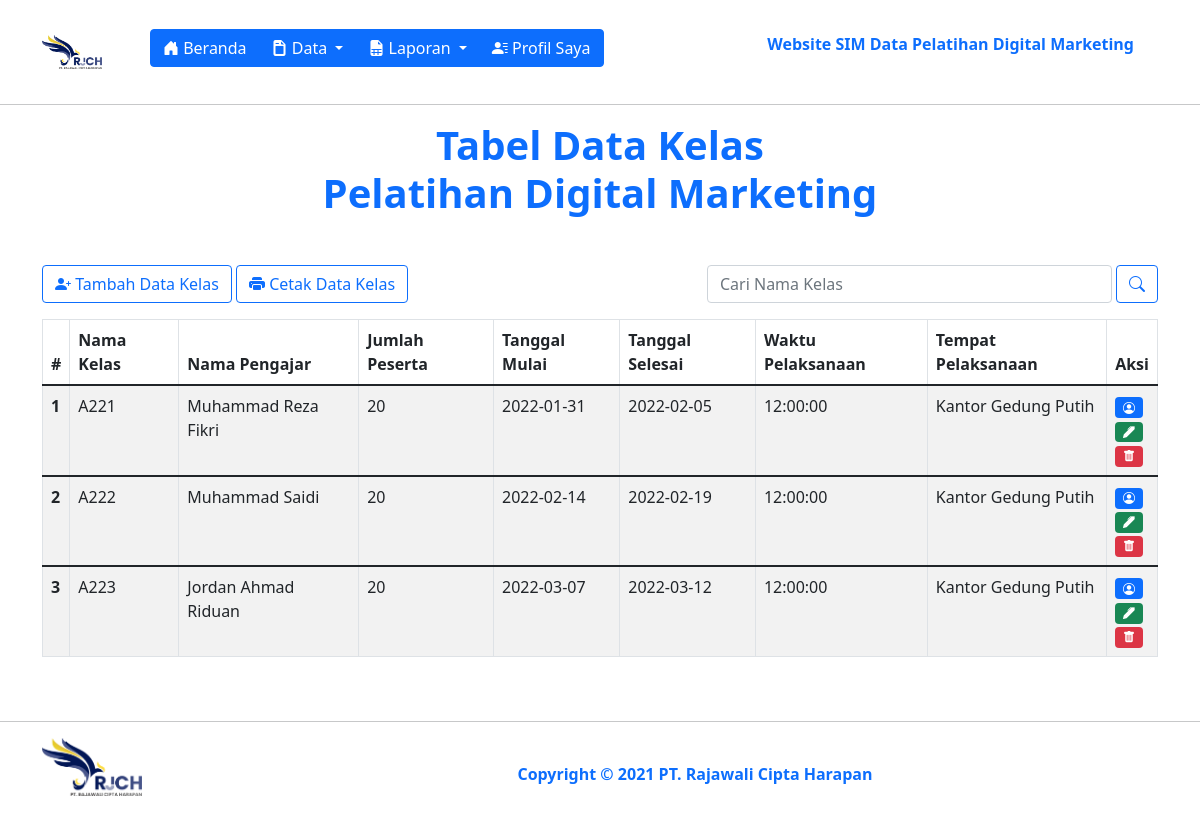
Screenshot of /data/user_admin/kelas/kelas_show.php (signed in) with the database file from the repository.
### tables this page shows
CREATE TABLE `tb_kelas` (
  `id_kelas` int(11) NOT NULL,
  `nama_kelas` varchar(25) NOT NULL,
  `nama_pengajar` varchar(255) NOT NULL,
  `jumlah_peserta` int(2) NOT NULL DEFAULT 0,
  `tanggal_mulai` date NOT NULL,
  `tanggal_selesai` date NOT NULL,
  `waktu_pelaksanaan` time NOT NULL,
  `tempat_pelaksanaan` varchar(255) NOT NULL
);

### data/user_admin/kelas/kelas_functions.php (called while the page is built, shortened)
<?php
$conn = mysqli_connect("localhost", "root", "", "db_pelatihan_digital_marketing");
function queryTampilKelas($queryTampilKelas) {
  global $conn;
  $result = mysqli_query($conn, $queryTampilKelas);
  $rows = [];
  while ($row = mysqli_fetch_assoc($result)) {
    $rows[] = $row;
  }
  return $rows;
}
?>

### data/user_admin/kelas/kelas_show.php (the view, shortened to what this page needs)
<?php
require "kelas_functions.php";
$kelas = queryTampilKelas("SELECT * FROM tb_kelas");
?>
<!DOCTYPE html>
<html lang="en">
  <head>
    <link href="https://cdn.jsdelivr.net/npm/bootstrap@5.1.3/dist/css/bootstrap.min.css" rel="stylesheet" />
    <link rel="stylesheet" href="https://cdn.jsdelivr.net/npm/bootstrap-icons@1.7.2/font/bootstrap-icons.css">
  </head>
  <body>
    <section id="navbar">
      <nav class="navbar navbar-expand-lg navbar-light bg-white">
        <div class="container">
          <a href="https://rajawaliciptaharapan.com/" target="_blank">
            <img src="../../../src/img/logo-rjch-baru.png" width="60px" alt="PT. Rajawali Cipta Harapan" class="mt-3"/>
          </a>
          <div class="btn-group ms-5 mt-2" role="group" aria-label="Button group with nested dropdown">
            <a class="btn-group" href="../../../index-admin.php">
              <button type="button" class="btn btn-primary"><i class="bi bi-house-door-fill"></i> Beranda</button>
            </a>
            <div class="btn-group" role="group">
              <button id="btnGroupDrop1" type="button" class="btn btn-primary dropdown-toggle" data-bs-toggle="dropdown" aria-expanded="false">
              <i class="bi bi-file-earmark-post-fill"></i> Data
              </button>
            </div>
            <div class="btn-group" role="group">
              <button id="btnGroupDrop1" type="button" class="btn btn-primary dropdown-toggle" data-bs-toggle="dropdown" aria-expanded="false">
              <i class="bi bi-file-earmark-spreadsheet-fill"></i> Laporan
              </button>
            </div>
            <a class="btn-group" href="../profile_admin.php">
              <button type="button" class="btn btn-primary"><i class="bi bi-person-lines-fill"></i> Profil Saya</button>
            </a>
          </div>
          <ul class="navbar-nav ms-auto mb-2 mt-3 mb-lg-0">
            <li class="nav-item">
              <p class="nav-link fw-bold text-primary me-3 ">Website SIM Data Pelatihan Digital Marketing</p>
            </li>
          </ul>
        </div>
      </nav>
      <hr>
    </section>
    <section id="body">
      <div class="container">
        <h1 class="text-primary mb-5 text-center fw-bold">Tabel Data Kelas <br> Pelatihan Digital Marketing</h1>
        <div class="row">
          <div class="col-md-7">
            <a href="kelas_input.php">
              <button type="button" class="btn btn-outline-primary"><i class="bi bi-person-plus-fill"></i> Tambah Data Kelas</button>
            </a>
            <a href="kelas_print.php">
              <button type="button" class="btn btn-outline-primary"><i class="bi bi-printer-fill"></i> Cetak Data Kelas</button>
            </a>
          </div>
          <div class="col-md-5">
            <div class="input-group mb-3">
              <form action="" method="post" class="d-flex">
                <input type="text" class="form-control" placeholder="Cari Nama Kelas" name="keyword" size="70" autofocus autocomplete="off">
                <button class="btn btn-outline-primary ms-1" type="submit" name="cariKelas"><i class="bi bi-search"></i></button>
              </form>
            </div>
          </div>
        </div>
        <div class="row">
          <div class="col">
          <table class="table table-striped table-bordered">
            <thead>
              <tr>
                <th scope="col">#</th>
                <th scope="col">Nama Kelas</th>
                <th scope="col">Nama Pengajar</th>
                <th scope="col">Jumlah Peserta</th>
                <th scope="col">Tanggal Mulai</th>
                <th scope="col">Tanggal Selesai</th>
                <th scope="col">Waktu Pelaksanaan</th>
                <th scope="col">Tempat Pelaksanaan</th>
                <th scope="col">Aksi</th>
              </tr>
            </thead>
            <?php $i = 1; ?>
            <?php foreach ($kelas as $row) : ?>
            <tbody>
              <tr>
                <th scope="row"><?= $i; ?></th>
                <td><?= $row["nama_kelas"]; ?></td>
                <td><?= $row["nama_pengajar"]; ?></td>
                <td><?= $row["jumlah_peserta"]; ?></td>
                <td><?= $row["tanggal_mulai"]; ?></td>
                <td><?= $row["tanggal_selesai"]; ?></td>
                <td><?= $row["waktu_pelaksanaan"]; ?></td>
                <td><?= $row["tempat_pelaksanaan"]; ?></td>
                <td>
                  <a href="perkelas_show.php?nama_kelas=<?= $row["nama_kelas"]; ?>" >
                    <span class="badge bg-primary"><i class="bi bi-person-circle"></i></span>
                  </a><br>
                  <a href="kelas_update.php?id_kelas=<?= $row["id_kelas"]; ?>">
                    <span class="badge bg-success"><i class="bi bi-pen-fill"></i></span>
                  </a><br>
                  <a href="kelas_remove.php?id_kelas=<?= $row["id_kelas"]; ?>" >
                    <span class="badge bg-danger"><i class="bi bi-trash-fill"></i></span>
                  </a>
                </td>
              </tr>
            </tbody>
            <?php $i++ ?>
            <?php endforeach; ?>
          </table>
          </div>
        </div>
      </div>
    </section>
    <section class="footer mt-5 mb-3">
      <hr>
      <div class="container">
        <div class="row mt-3">
          <div class="col-md-2">
            <a href="https://rajawaliciptaharapan.com" target="_blank">
              <img src="../../../src/img/logo-rjch-baru.png" alt="PT Rajawali Cipta Harapan" width="100px">
            </a>
          </div>
          <div class="col-md-10 justify-content-center mt-4">
            <p class="text-center text-primary fw-bold">Copyright <span class="fw-bolder">&copy;</span> 2021 PT. Rajawali Cipta Harapan</p>
          </div>
        </div>
      </div>
    </section>
  </body>
</html>

### data/user_admin/kelas/kelas_show.php (style rules this page uses)
a { text-decoration: none; }

### rows the page displays
tb_kelas: nama_kelas "A221", nama_pengajar "Muhammad Reza Fikri", jumlah_peserta "20", tanggal_mulai "2022-01-31", tanggal_selesai "2022-02-05", waktu_pelaksanaan "12:00:00", tempat_pelaksanaan "Kantor Gedung Putih"
tb_kelas: nama_kelas "A222", nama_pengajar "Muhammad Saidi", jumlah_peserta "20", tanggal_mulai "2022-02-14", tanggal_selesai "2022-02-19", waktu_pelaksanaan "12:00:00", tempat_pelaksanaan "Kantor Gedung Putih"
tb_kelas: nama_kelas "A223", nama_pengajar "Jordan Ahmad Riduan", jumlah_peserta "20", tanggal_mulai "2022-03-07", tanggal_selesai "2022-03-12", waktu_pelaksanaan "12:00:00", tempat_pelaksanaan "Kantor Gedung Putih"
